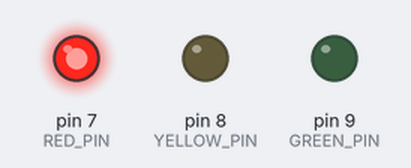
Simulated run of this sketch. Board: Arduino Uno, built with avr-gcc and run on an emulated ATmega328P. Shown: output pins drawn as LEDs (lit = HIGH).

Above: at 1.0 s.
At 3.0 s:
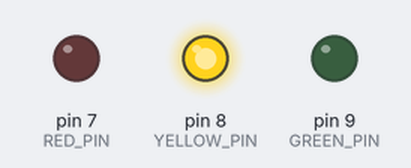
At 5.0 s:
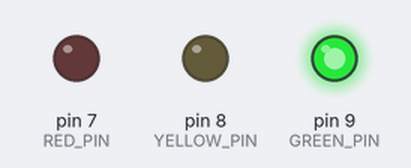
Timing chart, 0 to 7.8 s (numbered marks = the images above):
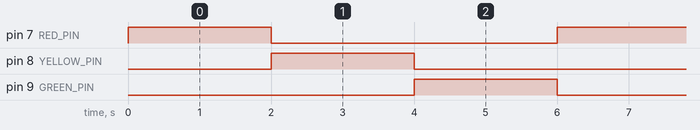

Measured:
- by itself, pin 7 (RED_PIN), pin 8 (YELLOW_PIN), pin 9 (GREEN_PIN): alternates HIGH for 2.0 s and LOW for 4.0 s
- by itself, everything shown: repeats every 6.0 s, in 4 steps

The sketch:

15_Traffic_Light.ino
```cpp
// 아두이노 우노 신호등: 빨강 -> 노랑 -> 초록 순서로 2초씩 켜기
// 빨강: D7, 노랑: D8, 초록: D9 (각 핀 - 220옴 - LED(+), LED(-) - GND)
const int RED_PIN    = 7;
const int YELLOW_PIN = 8;
const int GREEN_PIN  = 9;
const int INTERVAL   = 2000;  // 2초

void setup()
{
  pinMode(RED_PIN, OUTPUT);
  pinMode(YELLOW_PIN, OUTPUT);
  pinMode(GREEN_PIN, OUTPUT);
}

void loop()
{
  digitalWrite(RED_PIN, HIGH);     // 빨강 켜기
  delay(INTERVAL);
  digitalWrite(RED_PIN, LOW);      // 빨강 끄기

  digitalWrite(YELLOW_PIN, HIGH);  // 노랑 켜기
  delay(INTERVAL);
  digitalWrite(YELLOW_PIN, LOW);   // 노랑 끄기

  digitalWrite(GREEN_PIN, HIGH);   // 초록 켜기
  delay(INTERVAL);
  digitalWrite(GREEN_PIN, LOW);    // 초록 끄기
}
```
